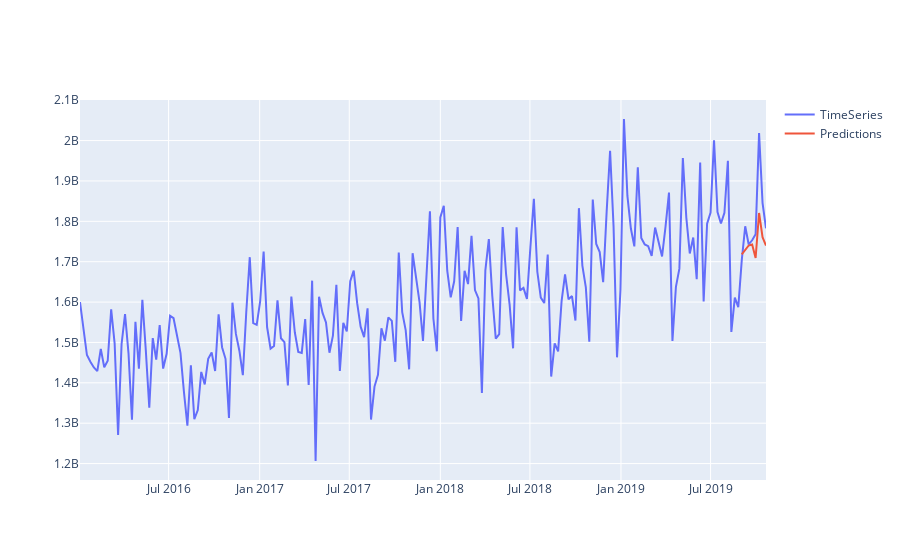

The notebook cell saved with this chart:
### Code cell
fig = go.Figure()
fig.add_trace(go.Scatter(x=lim_df.index, y=lim_df,
                    mode='lines',
                    name='TimeSeries'))
fig.add_trace(go.Scatter(x=predictions.index, y=predictions,
                    mode='lines',
                    name='Predictions'))

fig.show()

### Figure 1 — Plotly figure (JSON) as saved in the notebook; plotly's stock layout.template omitted (floating-point values rounded to 4 significant figures; data arrays with more than 128 entries replaced by an {"elided": "..."} marker saying what was removed)
{"data": [{"mode": "lines", "name": "TimeSeries", "type": "scatter", "x": {"elided": "199 str values"}, "y": {"elided": "199 float values"}}, {"mode": "lines", "name": "Predictions", "type": "scatter", "x": ["2019-09-02T00:00:00", "2019-09-09T00:00:00", "2019-09-16T00:00:00", "2019-09-23T00:00:00", "2019-09-30T00:00:00", "2019-10-07T00:00:00", "2019-10-14T00:00:00", "2019-10-21T00:00:00"], "y": [1718000000.0, 1730000000.0, 1740000000.0, 1743000000.0, 1709000000.0, 1821000000.0, 1761000000.0, 1740000000.0]}], "layout": {}}
